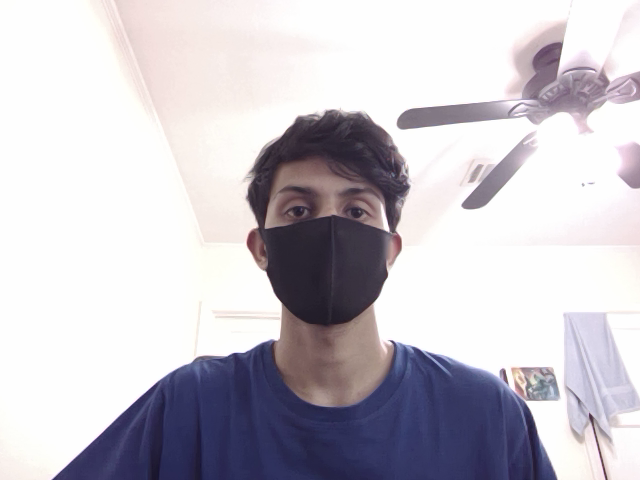
#> input picture images/img1.png, 640 x 480 px
$ python train.py
#> lines starting #> are read from the running program, lines starting #| are printed output that depends on the picture
# [10 lines of commented-out code are left out]


import cv2
import numpy as np
from os import listdir
from os.path import isfile, join

# Get the training data we previously made
data_path = 'images/'
onlyfiles = [f for f in listdir(data_path) if isfile(join(data_path, f))]

# Create arrays for training data and labels
Training_Data, Labels = [], []

# Open training images in our datapath
# Create a numpy array for training data
for i, files in enumerate(onlyfiles):
    image_path = data_path + onlyfiles[i]
    images = cv2.imread(image_path, cv2.IMREAD_GRAYSCALE)
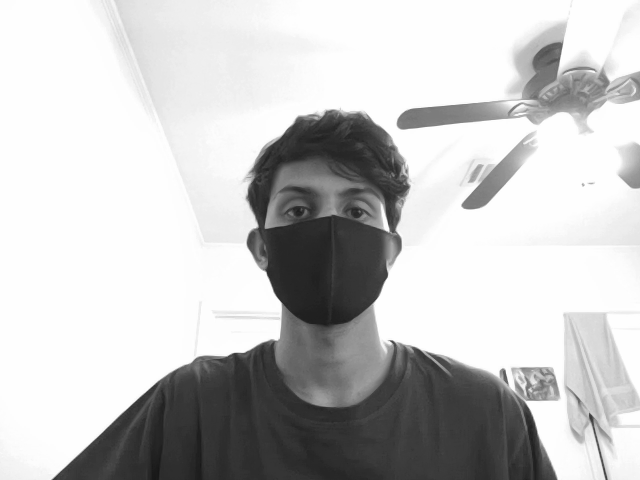
#> images: shape (480, 640); min 23, max 254, mean 197.4
    Training_Data.append(np.asarray(images, dtype=np.uint8))
    Labels.append(i)

# Create a numpy array for both training data and labels
Labels = np.asarray(Labels, dtype=np.int32)

# Initialize facial recognizer
model = cv2.face.LBPHFaceRecognizer_create()

# NOTE: For OpenCV 3.0 use cv2.face.createLBPHFaceRecognizer()

# Let's train our model
model.train(np.asarray(Training_Data), np.asarray(Labels))
print("Model trained sucessefully")


# run

import cv2
import numpy as np


face_classifier = cv2.CascadeClassifier('Haarcascades/haarcascade_frontalface_default.xml')

def face_detector(img, size=0.5):

    # Convert image to grayscale
    gray = cv2.cvtColor(img,cv2.COLOR_BGR2GRAY)
    faces = face_classifier.detectMultiScale(gray, 1.3, 5)
    if faces is ():
        return img, []

    for (x,y,w,h) in faces:
        cv2.rectangle(img,(x,y),(x+w,y+h),(0,255,255),2)
        roi = img[y:y+h, x:x+w]
        roi = cv2.resize(roi, (200, 200))
    return img, roi


# Open Webcam
cap = cv2.VideoCapture(1)

while True:

    ret, frame = cap.read()
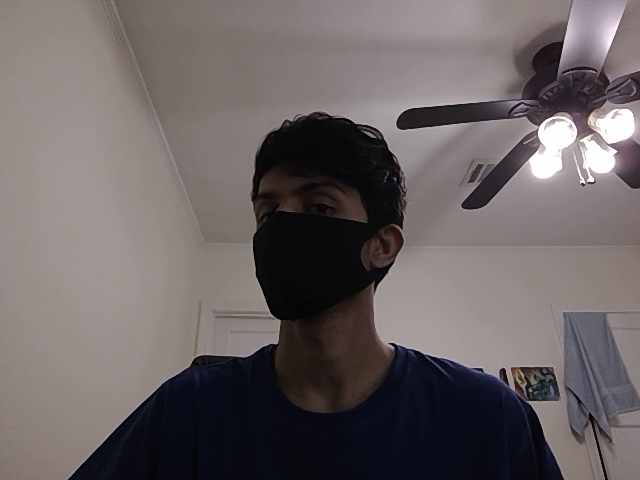
#> input picture images/img13.png, 640 x 480 px, given in place of the camera
#> frame is the input picture: shape (480, 640, 3); mean B, G, R 99.9, 99.6, 106.9

    image, face = face_detector(frame)
#> in face_detector, `faces = face_classifier.detectMultiScale(gray, 1.3, 5)`: faces = ()
#> face = []

    try:
        face = cv2.cvtColor(face, cv2.COLOR_BGR2GRAY)

        # Pass face to prediction model
        # "results" comprises of a tuple containing the label and the confidence value
        results = model.predict(face)

        if results[1] < 500:
            confidence = int( 100 * (1 - (results[1])/400) )
            display_string = str(confidence) + '% Confident it is User'

        cv2.putText(image, display_string, (100, 120), cv2.FONT_HERSHEY_COMPLEX, 1, (255,120,150), 2)

        if confidence > 75:
            cv2.putText(image, "Unlocked", (250, 450), cv2.FONT_HERSHEY_COMPLEX, 1, (0,255,0), 2)
            cv2.imshow('Face Recognition', image )
        else:
            cv2.putText(image, "Locked", (250, 450), cv2.FONT_HERSHEY_COMPLEX, 1, (0,0,255), 2)
            cv2.imshow('Face Recognition', image )

    except:
        cv2.putText(image, "No Face Found", (220, 120) , cv2.FONT_HERSHEY_COMPLEX, 1, (0,0,255), 2)
        cv2.putText(image, "Locked", (250, 450), cv2.FONT_HERSHEY_COMPLEX, 1, (0,0,255), 2)
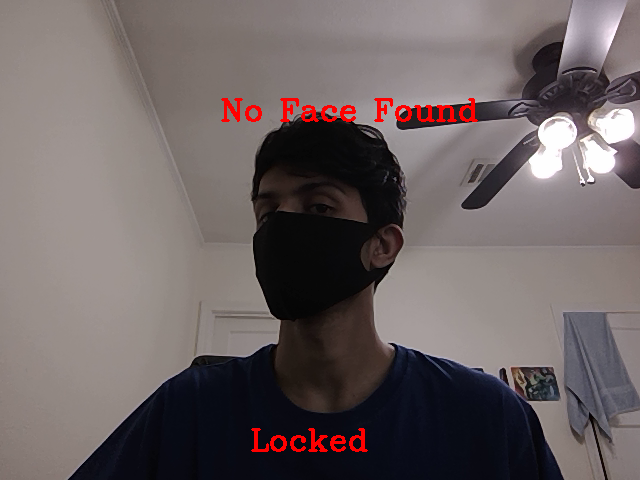
#> image: shape (480, 640, 3); mean B, G, R 99.2, 98.9, 108.8
        cv2.imshow('Face Recognition', image )
        pass

    if cv2.waitKey(1) == 13: #13 is the Enter Key
#> (key Esc is pressed here)
        break

cap.release()
cv2.destroyAllWindows()
